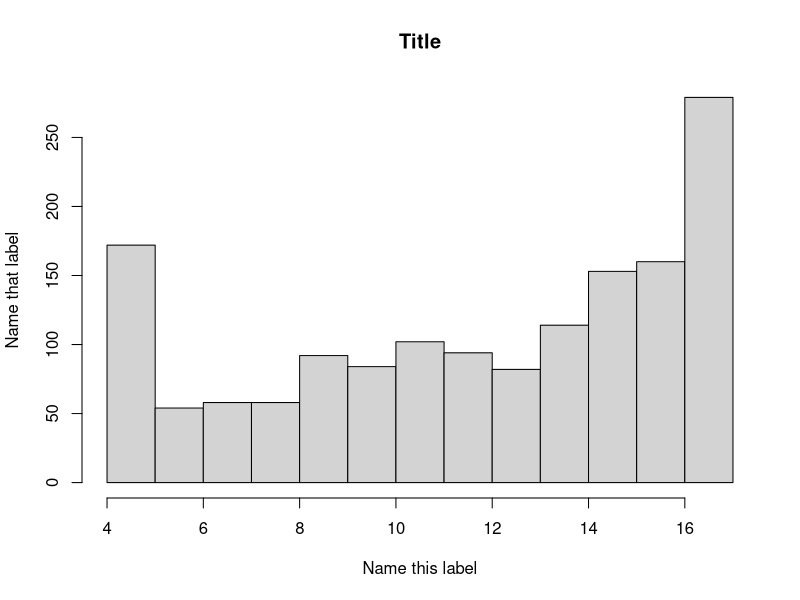
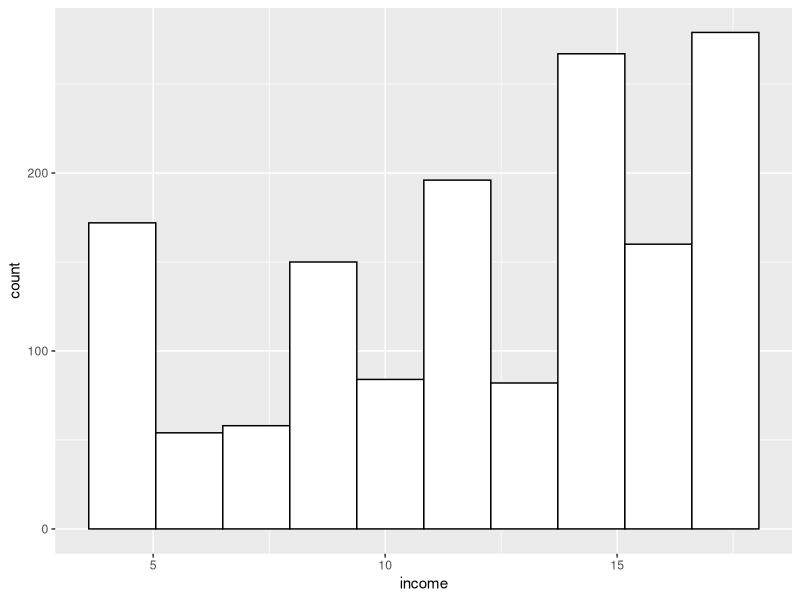

The R source for these figures, in order:
# Problem set 1

#- Below are the functions necessary to complete problem set 1
#- We will use an internal data set that is available in r-studio

## A.1 Import internal data set


#Imports internal data set
vote_df = read.csv('vote.csv')

### A.1.1 Show the first 2 rows of mtcars
head(vote_df,2)

## A.2 Import dplyr
# 
# - Note you do not have to use DPLYR to complete the assignment!
#   - I want to introduce you to the idea of libraries!
#   - Libraries simply allow you to use more functions!
#   - If you want to know more about DPLYR please visit this [tutorial](https://github.com/corybaird/Development_economics/blob/master/TA_Sessions/R/W1_DPLYR/W1_DPLYR_code.ipynb) I made for a development economics course 

library(dplyr)
# # 1. Frequency tables
# `PS1 corresponding problem: 1b`
# 
# ## 1.1 Create table
# - See basic table of am column 
# - This is commonly called a "dummy variable"
# - In the case of am column:
#   - 1= manual
# - 0= automatic
# 
# ### 1.1.1 Create table: table function
# `Function:` table(DF_NAME\$Col_Name)

# data: DFNAME$COLUMNNAME
# function: table()
table_ans = table(vote_df$education)
table_ans

# ### 1.1.2 ADVANCED FUNCTION--Create table: DPLYR
vote_df %>% 
count(education)

# ## 1.2 Create relative frequency table
# ### 1.2.2 Create table: table function

prop.table(table_ans)

# ### 1.2.1 ADVANCED FUNCTION--Create table: DPLYR
# - DPLYR-Count-mutate
vote_df %>% 
count(education) %>% 
mutate(
    Percentage = n/sum(n) 
      )


# # 2. Histogram
# ### 2.2.1 Create histogram: histogram function
# - `Function:` hist(Data_frame\$Column, xlab="", ylab="", main="")


hist(vote_df$income, xlab="Name this label", ylab="Name that label", main="Title")

# ### 2.2.2 ADVANCED FUNCTION--Create histogram: ggplot2
# - ggplot2 is another library you must install like DPLYR
#install.packages('ggplot2') # If you have not installed
library(ggplot2)

vote_df %>% 
ggplot(aes(x=income)) +  #x= Column_name
geom_histogram(color="black", fill="white", bins=10)


# # 3. Summarise
# - `PS1 corresponding problem: 1e`
# ## 3.1 Summary stats: summary()
# - `Function:` summary(DF_NAME\$Col_Name)
# - Reads csv

summary(vote_df$income)


## 3.2 Summary stats: ADVANCED FUNCTION--dplyr
vote_df %>% 
select(income, education) %>% 
summary()


# 4. Groupby
## 4.1 Summary stats: mean, sd function
#mean
female_mean =  mean(vote_df$income[vote_df$sex==1])
#sd
female_sd = sd(vote_df$income[vote_df$sex==1])
#Put both results in the same table
summary_table = cbind(female_mean, female_sd)
summary_table

## 4.1 ADVANCED FUNCTION--Summary stats: dplyr--groupby
vote_df %>% 
group_by(sex) %>% 
summarise(
    avg_wt = mean(income),
    sd_wt = sd(income))


